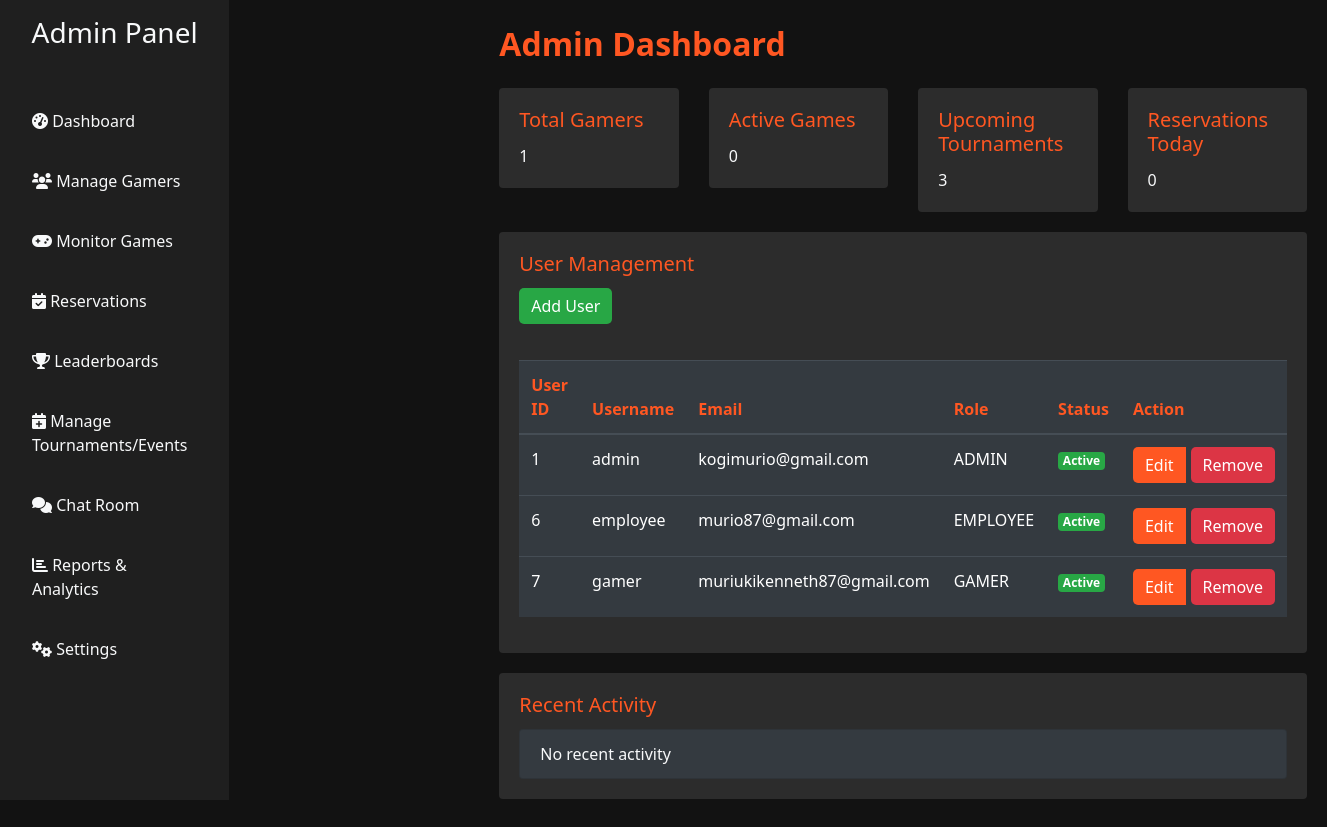
Page /admindashboard/ on the earlier database version.
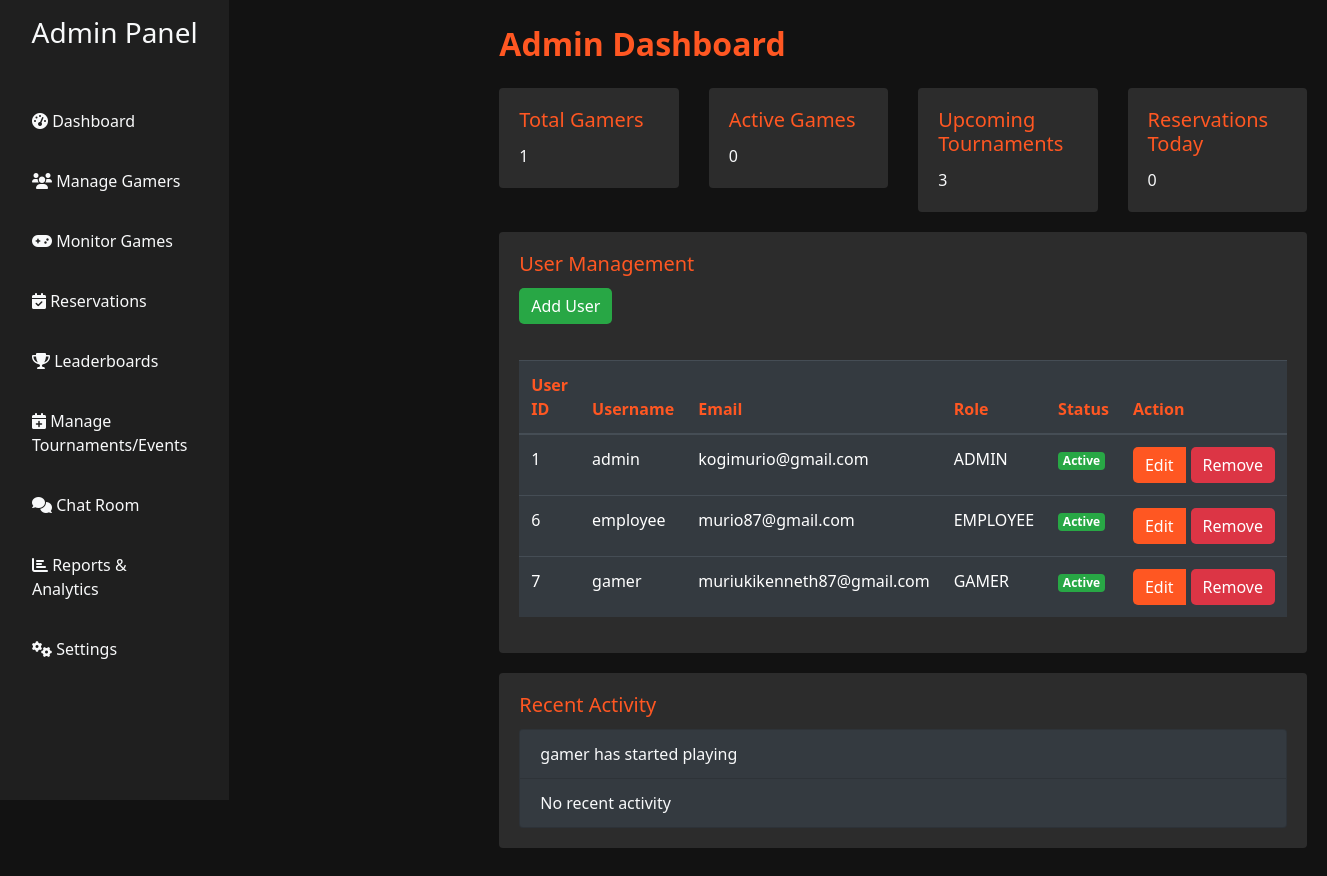
Same page on the later database version.
### users/models.py (models this page shows)
class User(AbstractUser):
    ROLE_CHOICE = (
        ('GAMER', 'GAMER'),
        ('EMPLOYEE', 'EMPLOYEE'),
        ('ADMIN', 'ADMIN'),
    )
    role = models.CharField(max_length=20, choices=ROLE_CHOICE, default='GAMER')

### gamerz/models.py (models this page shows, shortened)
class OngoingGame(models.Model):
    user = models.ForeignKey(settings.AUTH_USER_MODEL, on_delete=models.CASCADE)
    station = models.ForeignKey(GamingStation, on_delete=models.CASCADE)
    game_title = models.ForeignKey(Game, on_delete=models.CASCADE, null=True)
    start_time = models.DateTimeField()
    status = models.CharField(max_length=50, choices=[('Active', 'Active'), ('Paused', 'Paused'), ('Completed', 'Completed')])

### users/views.py (the view)
# urls.py: path('admindashboard/', views.admin_dashboard_view, name='admin'),
def admin_dashboard_view(request):
    users = User.objects.all()
    total_gamers = User.objects.filter(role='GAMER', is_active=True).count()
    active_games = Game.objects.filter(status='active').count()
    scheduled_tournaments = Event.objects.filter(status='Scheduled').count()
    today = timezone.now().date()
    reservations_today = Reservation.objects.filter(start_time__date=today).count()
    ongoing_games = OngoingGame.objects.all()
    recent_logins = LoginLog.objects.order_by('-login_time')[:5]
    context = {
        'total_gamers': total_gamers,
        'active_games': active_games,
        'scheduled_tournaments': scheduled_tournaments,
        'reservations_today': reservations_today,
        'users': users,
        'ongoing_games': ongoing_games,
        'recent_logins': recent_logins,  # Pass recent logins to the template
    }
    return render(request, 'users/admin.html', context)

### templates/users/admin.html (shortened to what the changed rows need)
<!DOCTYPE html>
<html lang="en">
<head>
    <link rel="stylesheet" href="https://stackpath.bootstrapcdn.com/bootstrap/4.5.2/css/bootstrap.min.css">
    <link rel="stylesheet" href="https://cdnjs.cloudflare.com/ajax/libs/font-awesome/6.0.0-beta3/css/all.min.css">
</head>
<body>
    <div class="d-flex flex-column flex-md-row">
        <div class="content flex-grow-1">
            <div class="card">
                <div class="card-body">
                    <div class="table-responsive mt-3">
                        <table class="table table-dark table-hover">
                            <thead>
                                <tr>
                                    <th>User ID</th>
                                    <th>Username</th>
                                    <th>Email</th>
                                    <th>Role</th>
                                    <th>Status</th>
                                    <th>Action</th>
                                </tr>
                            </thead>
                            <tbody>
                                {% for user in users %}
                                <tr>
                                    <td>{{ user.id }}</td>
                                    <td>{{ user.username }}</td>
                                    <td>{{ user.email }}</td>
                                    <td>{{ user.role }}</td>
                                    <td>
                                        {% if user.is_active %}
                                            <span class="badge badge-success">Active</span>
                                        {% else %}
                                            <span class="badge badge-danger">Inactive</span>
                                        {% endif %}
                                    </td>
                                    <td>
                                        <div class="btn-group">
                                            <a href="{% url 'user_edit' user.id %}" class="btn btn-custom">Edit</a>
                                            <form action="{% url 'user_delete' user.id %}" method="POST" style="display:inline;" onsubmit="return confirmDelete();">
                                                <button type="submit" class="btn btn-danger">Remove</button>
                                            </form>
                                        </div>
                                    </td>
                                </tr>
                                {% endfor %}
                            </tbody>
                        </table>
                    </div>
                </div>
            </div>
            <div class="card">
                <div class="card-body">
                    <ul class="list-group">
                        {% for ongoing_game in ongoing_games %}
                            <li class="list-group-item bg-dark">
                                {{ ongoing_game.user.username }} has started playing {{ ongoing_game.game_title.title }}
                            </li>
                        {% endfor %}
                        {% for login in recent_logins %}
                            <li class="list-group-item bg-dark">
                                {{ login.user.username }} logged in at {{ login.login_time }}
                            </li>
                        {% empty %}
                            <li class="list-group-item bg-dark">
                                No recent activity
                            </li>
                        {% endfor %}
                    </ul>
                </div>
            </div>
        </div>
    </div>
</body>
</html>

Differences in the rows shown:
added OngoingGame: user.username "gamer"
